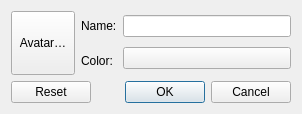
<?xml version="1.0" encoding="UTF-8"?>
<ui version="4.0">
 <class>PersonDialog</class>
 <widget class="QDialog" name="PersonDialog">
  <property name="geometry">
   <rect>
    <x>0</x>
    <y>0</y>
    <width>302</width>
    <height>112</height>
   </rect>
  </property>
  <property name="windowTitle">
   <string>Dialog</string>
  </property>
  <layout class="QVBoxLayout" name="verticalLayout_3">
   <item>
    <layout class="QHBoxLayout" name="horizontalLayout">
     <item>
      <widget class="QToolButton" name="m_selectCharaterAvatar">
       <property name="minimumSize">
        <size>
         <width>64</width>
         <height>64</height>
        </size>
       </property>
       <property name="sizeIncrement">
        <size>
         <width>64</width>
         <height>64</height>
        </size>
       </property>
       <property name="baseSize">
        <size>
         <width>64</width>
         <height>64</height>
        </size>
       </property>
       <property name="text">
        <string>Avatar…</string>
       </property>
       <property name="iconSize">
        <size>
         <width>64</width>
         <height>64</height>
        </size>
       </property>
      </widget>
     </item>
     <item>
      <layout class="QVBoxLayout" name="verticalLayout_2">
       <item>
        <widget class="QLabel" name="label_6">
         <property name="text">
          <string>Name:</string>
         </property>
        </widget>
       </item>
       <item>
        <widget class="QLabel" name="label_7">
         <property name="text">
          <string>Color:</string>
         </property>
        </widget>
       </item>
      </layout>
     </item>
     <item>
      <layout class="QVBoxLayout" name="verticalLayout">
       <item>
        <widget class="QLineEdit" name="m_characterName"/>
       </item>
       <item>
        <widget class="ColorButton" name="m_characterColor">
         <property name="text">
          <string/>
         </property>
        </widget>
       </item>
      </layout>
     </item>
    </layout>
   </item>
   <item>
    <widget class="QDialogButtonBox" name="buttonBox">
     <property name="orientation">
      <enum>Qt::Horizontal</enum>
     </property>
     <property name="standardButtons">
      <set>QDialogButtonBox::Cancel|QDialogButtonBox::Ok|QDialogButtonBox::Reset</set>
     </property>
    </widget>
   </item>
  </layout>
 </widget>
 <customwidgets>
  <customwidget>
   <class>ColorButton</class>
   <extends>QPushButton</extends>
   <header>common/widgets/colorbutton.h</header>
  </customwidget>
 </customwidgets>
 <resources/>
 <connections>
  <connection>
   <sender>buttonBox</sender>
   <signal>accepted()</signal>
   <receiver>PersonDialog</receiver>
   <slot>accept()</slot>
   <hints>
    <hint type="sourcelabel">
     <x>248</x>
     <y>254</y>
    </hint>
    <hint type="destinationlabel">
     <x>157</x>
     <y>274</y>
    </hint>
   </hints>
  </connection>
  <connection>
   <sender>buttonBox</sender>
   <signal>rejected()</signal>
   <receiver>PersonDialog</receiver>
   <slot>reject()</slot>
   <hints>
    <hint type="sourcelabel">
     <x>316</x>
     <y>260</y>
    </hint>
    <hint type="destinationlabel">
     <x>286</x>
     <y>274</y>
    </hint>
   </hints>
  </connection>
 </connections>
</ui>
